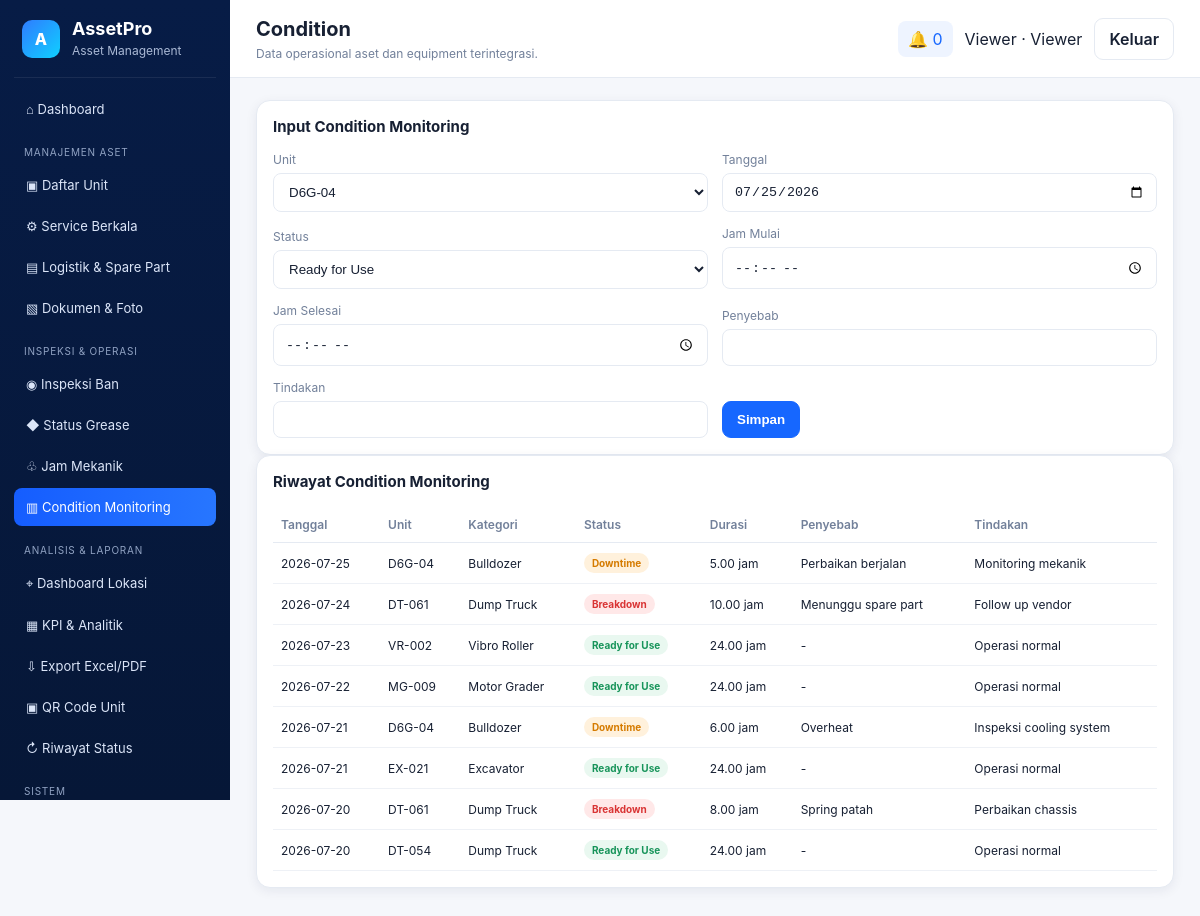
Page /dashboard.php?page=condition (signed in) on the committed database.
### tables this page shows
CREATE TABLE condition_events(id INT AUTO_INCREMENT PRIMARY KEY,unit_id INT NOT NULL,event_date DATE NOT NULL,status ENUM('Ready for Use','Breakdown','Downtime') NOT NULL,start_time TIME NULL,end_time TIME NULL,duration_hours DECIMAL(8,2) DEFAULT 0,cause VARCHAR(255),action_taken VARCHAR(255),created_at TIMESTAMP DEFAULT CURRENT_TIMESTAMP,FOREIGN KEY(unit_id) REFERENCES units(id) ON DELETE CASCADE);

CREATE TABLE units(id INT AUTO_INCREMENT PRIMARY KEY,unit_code VARCHAR(40) UNIQUE NOT NULL,unit_name VARCHAR(120) NOT NULL,category VARCHAR(80) NOT NULL,brand VARCHAR(80),model VARCHAR(80),serial_number VARCHAR(100),location VARCHAR(120),meter_type ENUM('HM','KM') DEFAULT 'HM',current_meter DECIMAL(12,2) DEFAULT 0,operational_status ENUM('Ready for Use','Breakdown','Downtime','Maintenance') DEFAULT 'Ready for Use',created_at TIMESTAMP DEFAULT CURRENT_TIMESTAMP,updated_at TIMESTAMP DEFAULT CURRENT_TIMESTAMP ON UPDATE CURRENT_TIMESTAMP);

### app/helpers.php (called while the page is built, shortened)
<?php
function e(?string $value): string { return htmlspecialchars($value ?? '', ENT_QUOTES, 'UTF-8'); }
function status_class(string $status): string { $s=strtolower($status); if(str_contains($s,'selesai')||str_contains($s,'ready')||str_contains($s,'aman')||str_contains($s,'aktif')||str_contains($s,'disetujui'))return 'st-green'; if(str_contains($s,'terlambat')||str_contains($s,'breakdown')||str_contains($s,'tertunda')||str_contains($s,'ditolak'))return 'st-red'; if(str_contains($s,'jatuh')||str_contains($s,'menunggu')||str_contains($s,'downtime')||str_contains($s,'draft'))return 'st-orange'; return 'st-blue'; }

### pages/condition.php (the view)
<?php $rows=$pdo->query('SELECT c.*,u.unit_code,u.category FROM condition_events c JOIN units u ON u.id=c.unit_id ORDER BY event_date DESC,c.id DESC')->fetchAll();$units=$pdo->query('SELECT id,unit_code FROM units ORDER BY unit_code')->fetchAll();?>
<div class="card panel"><h3>Input Condition Monitoring</h3><form class="form-grid compact" method="post" action="actions/save_condition.php"><input type="hidden" name="_csrf" value="<?=csrf_token()?>"><label>Unit<select name="unit_id"><?php foreach($units as $u):?><option value="<?=$u['id']?>"><?=e($u['unit_code'])?></option><?php endforeach;?></select></label><label>Tanggal<input type="date" name="event_date" value="<?=date('Y-m-d')?>"></label><label>Status<select name="status"><?php foreach(['Ready for Use','Breakdown','Downtime'] as $s):?><option><?=$s?></option><?php endforeach;?></select></label><label>Jam Mulai<input type="time" name="start_time"></label><label>Jam Selesai<input type="time" name="end_time"></label><label>Penyebab<input name="cause"></label><label>Tindakan<input name="action_taken"></label><div><button class="btn primary">Simpan</button></div></form></div>
<div class="card panel"><h3>Riwayat Condition Monitoring</h3><table><thead><tr><th>Tanggal</th><th>Unit</th><th>Kategori</th><th>Status</th><th>Durasi</th><th>Penyebab</th><th>Tindakan</th></tr></thead><tbody><?php foreach($rows as $r):?><tr><td><?=e($r['event_date'])?></td><td><?=e($r['unit_code'])?></td><td><?=e($r['category'])?></td><td><span class="status <?=status_class($r['status'])?>"><?=e($r['status'])?></span></td><td><?=e((string)$r['duration_hours'])?> jam</td><td><?=e($r['cause'])?></td><td><?=e($r['action_taken'])?></td></tr><?php endforeach;?></tbody></table></div>

### assets/css/app.css (style rules this page uses)
:root { --navy:#071c46;--blue:#1667ff;--green:#20b26b;--orange:#ff9b21;--red:#ef4444;--purple:#6d5dfc;--text:#172033;--muted:#72809a;--line:#e5eaf2;--bg:#f5f7fb;--card:#fff;--shadow:0 3px 12px rgba(20,35,70,.07);--radius:14px }
* { box-sizing:border-box }
body { margin:0;font-family:Inter,Segoe UI,Arial,sans-serif;background:var(--bg);color:var(--text) }
.card { background:var(--card);border:1px solid var(--line);border-radius:var(--radius);box-shadow:var(--shadow) }
.panel { padding:16px;overflow:auto }
.panel h3 { margin:0 0 16px;font-size:15px }
.btn { border:1px solid var(--line);background:#fff;color:var(--text);border-radius:9px;padding:10px 14px;cursor:pointer;font-weight:600 }
.btn.primary { background:var(--blue);color:#fff;border-color:var(--blue) }
table { width:100%;border-collapse:collapse;font-size:12px }
th { text-align:left;color:var(--muted);font-weight:600;padding:10px 8px;border-bottom:1px solid var(--line) }
td { padding:10px 8px;border-bottom:1px solid #eef1f6 }
.status { display:inline-block;padding:4px 8px;border-radius:999px;font-size:10px;font-weight:700 }
.st-green { background:#e9f8f0;color:#17945a }
.st-orange { background:#fff1dc;color:#d57b00 }
.st-red { background:#ffe8e8;color:#d93434 }
.form-grid { display:grid;grid-template-columns:repeat(2,minmax(0,1fr));gap:14px }
.form-grid.compact { grid-template-columns:repeat(4,minmax(0,1fr));align-items:end }
.form-grid label { display:flex;flex-direction:column;gap:6px;font-size:12px;color:var(--muted) }
input,select,textarea { width:100%;padding:10px 11px;border:1px solid var(--line);border-radius:8px;background:#fff;color:var(--text) }
@media (max-width:1200px) { .form-grid.compact { grid-template-columns:repeat(2,1fr) } }

### rows in the picture
condition_events: event_date "2026-07-25", unit.unit_code "D6G-04", unit.category "Bulldozer", status "Downtime", duration_hours "5.00", cause "Perbaikan berjalan", action_taken "Monitoring mekanik"
condition_events: event_date "2026-07-24", unit.unit_code "DT-061", unit.category "Dump Truck", status "Breakdown", duration_hours "10.00", cause "Menunggu spare part", action_taken "Follow up vendor"
condition_events: event_date "2026-07-23", unit.unit_code "VR-002", unit.category "Vibro Roller", status "Ready for Use", duration_hours "24.00", cause "-", action_taken "Operasi normal"
condition_events: event_date "2026-07-22", unit.unit_code "MG-009", unit.category "Motor Grader", status "Ready for Use", duration_hours "24.00", cause "-", action_taken "Operasi normal"
condition_events: event_date "2026-07-21", unit.unit_code "D6G-04", unit.category "Bulldozer", status "Downtime", duration_hours "6.00", cause "Overheat", action_taken "Inspeksi cooling system"
condition_events: event_date "2026-07-21", unit.unit_code "EX-021", unit.category "Excavator", status "Ready for Use", duration_hours "24.00", cause "-", action_taken "Operasi normal"
condition_events: event_date "2026-07-20", unit.unit_code "DT-061", unit.category "Dump Truck", status "Breakdown", duration_hours "8.00", cause "Spring patah", action_taken "Perbaikan chassis"
condition_events: event_date "2026-07-20", unit.unit_code "DT-054", unit.category "Dump Truck", status "Ready for Use", duration_hours "24.00", cause "-", action_taken "Operasi normal"

### other values in the picture
str_replace('-',' ',$page==='home'?'Dashboard Asset Manager':$page) "Condition"
$unread "0"
current_user()['name'] "Viewer"
role_label(current_role()) "Viewer"
form field unit_id "D6G-04"
form field status "Ready for Use"
